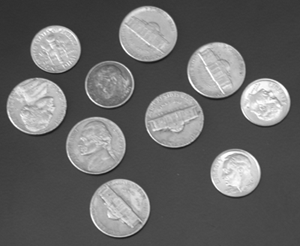
%> input picture Matlab_image_source02/coins.png, 300 x 246 px
$ octave dip_lab_07_Canny_Edge.m   (GNU Octave 9; MATLAB toolbox functions it lacks are replaced by stand-ins)
%> lines starting %> are read from the running program, lines starting %| are printed output that depends on the picture; in (x1, y1, x2, y2) boxes, pixels count from 0 and x2, y2 are one past the last pixel; in counts of white or black regions, pixels touching at a corner belong together; the program's own positions count from 1
clear all
close all
clc

I = imread('coins.png'); % hands1.jpg / hands2.jpg
%> I is the input picture: size 246x300 uint8; min 23, max 255, mean 103
figure(1), imshow(I);
title('Original Image');
BW1 = edge(I,'sobel');
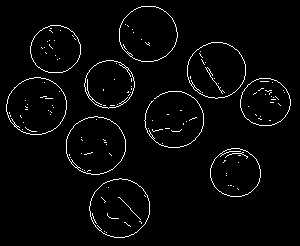
%> BW1: size 246x300 logical; 2.8% white in thin lines or dots, all inside (x1, y1, x2, y2) = (6, 6, 291, 238)
BW2 = edge(I,'canny');
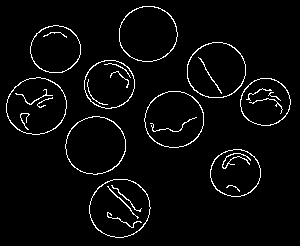
%> BW2: size 246x300 logical; 3.7% white in thin lines or dots, all inside (x1, y1, x2, y2) = (6, 6, 291, 238)
figure(2), imshow(BW1);
title('Sobel Filter');
figure(3), imshow(BW2);
title('Canny Filter');
